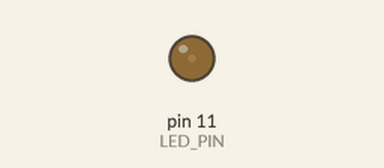
Recording of a sketch running on a simulated Arduino Uno, built with avr-gcc and run on an emulated ATmega328P. On the bench: output pins drawn as LEDs (lit = HIGH).

Above: at 0.05 s.
At 0.3 s:
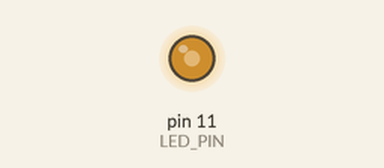
At 0.45 s:
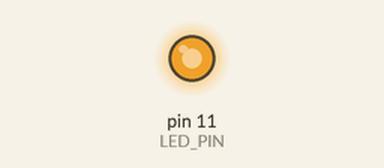
At 0.85 s:
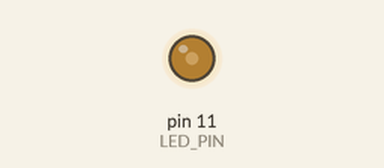
Timing chart, 0 to 3.0 s (numbered marks = the images above):
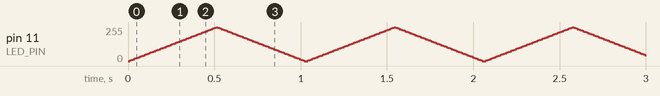

The sketch:

3-pwm-led.ino
```cpp
const int LED_PIN = 11;

void setup() {
  pinMode(LED_PIN, OUTPUT);
}

void loop() {
  for (int i = 0; i < 255; i += 5) {
    analogWrite(LED_PIN, i);
    delay(10);
  }

  for (int i = 255; i >= 0; i -= 5) {
    analogWrite(LED_PIN, i);
    delay(10);
  }
}
```
